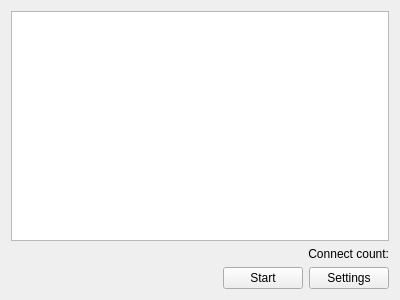
<?xml version="1.0" encoding="UTF-8"?>
<ui version="4.0">
 <class>CFrmMain</class>
 <widget class="QWidget" name="CFrmMain">
  <property name="geometry">
   <rect>
    <x>0</x>
    <y>0</y>
    <width>400</width>
    <height>300</height>
   </rect>
  </property>
  <property name="windowTitle">
   <string>Form</string>
  </property>
  <layout class="QGridLayout" name="gridLayout">
   <item row="3" column="0">
    <layout class="QHBoxLayout" name="horizontalLayout">
     <item>
      <spacer name="horizontalSpacer">
       <property name="orientation">
        <enum>Qt::Orientation::Horizontal</enum>
       </property>
       <property name="sizeHint" stdset="0">
        <size>
         <width>40</width>
         <height>20</height>
        </size>
       </property>
      </spacer>
     </item>
     <item>
      <widget class="QPushButton" name="pbStart">
       <property name="text">
        <string>Start</string>
       </property>
       <property name="checkable">
        <bool>true</bool>
       </property>
      </widget>
     </item>
     <item>
      <widget class="QPushButton" name="pbSettings">
       <property name="text">
        <string>Settings</string>
       </property>
      </widget>
     </item>
    </layout>
   </item>
   <item row="1" column="0">
    <widget class="QTableView" name="tvConnect">
     <property name="contextMenuPolicy">
      <enum>Qt::ContextMenuPolicy::CustomContextMenu</enum>
     </property>
     <property name="editTriggers">
      <set>QAbstractItemView::EditTrigger::NoEditTriggers</set>
     </property>
    </widget>
   </item>
   <item row="2" column="0">
    <widget class="QLabel" name="lbConnectCount">
     <property name="text">
      <string>Connect count:</string>
     </property>
     <property name="alignment">
      <set>Qt::AlignmentFlag::AlignRight|Qt::AlignmentFlag::AlignTrailing|Qt::AlignmentFlag::AlignVCenter</set>
     </property>
    </widget>
   </item>
  </layout>
 </widget>
 <resources/>
 <connections/>
</ui>
